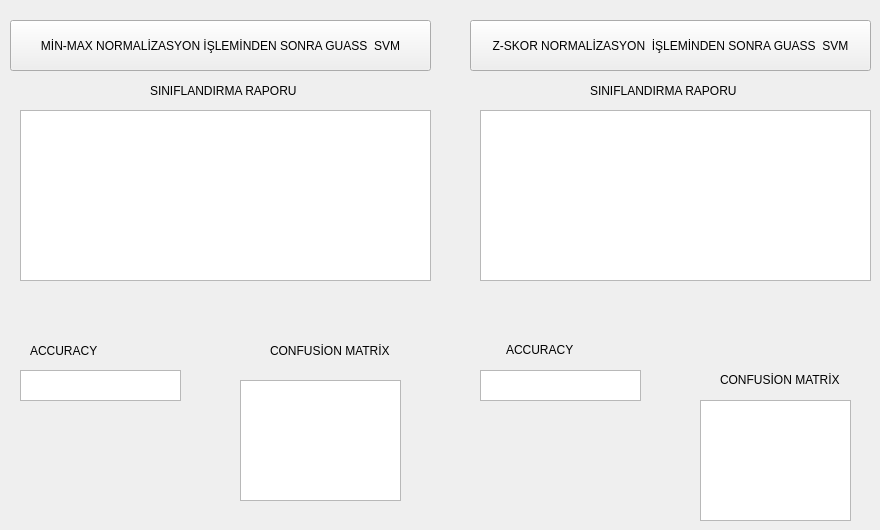
    <widget class="QWidget" name="tab_21">
     <attribute name="title">
      <string>GUASS SVM-2</string>
     </attribute>
     <widget class="QPushButton" name="pushButton_11">
      <property name="geometry">
       <rect>
        <x>10</x>
        <y>20</y>
        <width>421</width>
        <height>51</height>
       </rect>
      </property>
      <property name="text">
       <string>MİN-MAX NORMALİZASYON İŞLEMİNDEN SONRA GUASS  SVM</string>
      </property>
     </widget>
     <widget class="QLabel" name="label_53">
      <property name="geometry">
       <rect>
        <x>150</x>
        <y>80</y>
        <width>251</width>
        <height>21</height>
       </rect>
      </property>
      <property name="text">
       <string>SINIFLANDIRMA RAPORU</string>
      </property>
     </widget>
     <widget class="QLabel" name="label_54">
      <property name="geometry">
       <rect>
        <x>30</x>
        <y>330</y>
        <width>131</width>
        <height>41</height>
       </rect>
      </property>
      <property name="text">
       <string>ACCURACY </string>
      </property>
     </widget>
     <widget class="QLabel" name="label_55">
      <property name="geometry">
       <rect>
        <x>270</x>
        <y>330</y>
        <width>211</width>
        <height>41</height>
       </rect>
      </property>
      <property name="text">
       <string>CONFUSİON MATRİX</string>
      </property>
     </widget>
     <widget class="QTextEdit" name="textEdit_20">
      <property name="geometry">
       <rect>
        <x>20</x>
        <y>110</y>
        <width>411</width>
        <height>171</height>
       </rect>
      </property>
     </widget>
     <widget class="QTextEdit" name="textEdit_21">
      <property name="geometry">
       <rect>
        <x>20</x>
        <y>370</y>
        <width>161</width>
        <height>31</height>
       </rect>
      </property>
     </widget>
     <widget class="QTextEdit" name="textEdit_22">
      <property name="geometry">
       <rect>
        <x>240</x>
        <y>380</y>
        <width>161</width>
        <height>121</height>
       </rect>
      </property>
     </widget>
     <widget class="QLabel" name="label_86">
      <property name="geometry">
       <rect>
        <x>590</x>
        <y>80</y>
        <width>211</width>
        <height>21</height>
       </rect>
      </property>
      <property name="text">
       <string>SINIFLANDIRMA RAPORU</string>
      </property>
     </widget>
     <widget class="QLabel" name="label_87">
      <property name="geometry">
       <rect>
        <x>506</x>
        <y>340</y>
        <width>91</width>
        <height>20</height>
       </rect>
      </property>
      <property name="text">
       <string>ACCURACY</string>
      </property>
     </widget>
     <widget class="QLabel" name="label_88">
      <property name="geometry">
       <rect>
        <x>720</x>
        <y>370</y>
        <width>141</width>
        <height>20</height>
       </rect>
      </property>
      <property name="text">
       <string>CONFUSİON MATRİX</string>
      </property>
     </widget>
     <widget class="QTextEdit" name="textEdit_23">
      <property name="geometry">
       <rect>
        <x>480</x>
        <y>110</y>
        <width>391</width>
        <height>171</height>
       </rect>
      </property>
     </widget>
     <widget class="QTextEdit" name="textEdit_35">
      <property name="geometry">
       <rect>
        <x>480</x>
        <y>370</y>
        <width>161</width>
        <height>31</height>
       </rect>
      </property>
     </widget>
     <widget class="QTextEdit" name="textEdit_36">
      <property name="geometry">
       <rect>
        <x>700</x>
        <y>400</y>
        <width>151</width>
        <height>121</height>
       </rect>
      </property>
     </widget>
     <widget class="QPushButton" name="pushButton_16">
      <property name="geometry">
       <rect>
        <x>470</x>
        <y>20</y>
        <width>401</width>
        <height>51</height>
       </rect>
      </property>
      <property name="text">
       <string>Z-SKOR NORMALİZASYON  İŞLEMİNDEN SONRA GUASS  SVM</string>
      </property>
     </widget>
    </widget>
